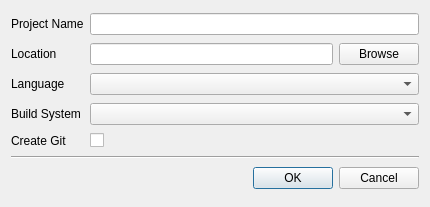
<?xml version="1.0" encoding="UTF-8"?>
<ui version="4.0">
 <class>NewProjectDialog</class>
 <widget class="QDialog" name="NewProjectDialog">
  <property name="geometry">
   <rect>
    <x>0</x>
    <y>0</y>
    <width>430</width>
    <height>207</height>
   </rect>
  </property>
  <property name="windowTitle">
   <string>Dialog</string>
  </property>
  <layout class="QGridLayout" name="gridLayout">
   <item row="2" column="0">
    <widget class="QLabel" name="label_2">
     <property name="text">
      <string>Language</string>
     </property>
    </widget>
   </item>
   <item row="2" column="1">
    <widget class="QComboBox" name="comboBox"/>
   </item>
   <item row="8" column="0" colspan="2">
    <widget class="Line" name="line">
     <property name="orientation">
      <enum>Qt::Orientation::Horizontal</enum>
     </property>
    </widget>
   </item>
   <item row="0" column="1">
    <widget class="QLineEdit" name="lineEdit"/>
   </item>
   <item row="4" column="1">
    <widget class="QComboBox" name="comboBox_2"/>
   </item>
   <item row="9" column="1">
    <widget class="QDialogButtonBox" name="buttonBox">
     <property name="orientation">
      <enum>Qt::Orientation::Horizontal</enum>
     </property>
     <property name="standardButtons">
      <set>QDialogButtonBox::StandardButton::Cancel|QDialogButtonBox::StandardButton::Ok</set>
     </property>
     <property name="centerButtons">
      <bool>false</bool>
     </property>
    </widget>
   </item>
   <item row="6" column="0">
    <widget class="QLabel" name="label_4">
     <property name="text">
      <string>Create Git</string>
     </property>
    </widget>
   </item>
   <item row="6" column="1">
    <widget class="QCheckBox" name="checkBox">
     <property name="text">
      <string/>
     </property>
    </widget>
   </item>
   <item row="4" column="0">
    <widget class="QLabel" name="label_3">
     <property name="text">
      <string>Build System</string>
     </property>
    </widget>
   </item>
   <item row="0" column="0">
    <widget class="QLabel" name="label">
     <property name="text">
      <string>Project Name</string>
     </property>
    </widget>
   </item>
   <item row="1" column="0">
    <widget class="QLabel" name="label_5">
     <property name="sizePolicy">
      <sizepolicy hsizetype="Preferred" vsizetype="Minimum">
       <horstretch>0</horstretch>
       <verstretch>0</verstretch>
      </sizepolicy>
     </property>
     <property name="text">
      <string>Location</string>
     </property>
    </widget>
   </item>
   <item row="1" column="1">
    <layout class="QHBoxLayout" name="horizontalLayout_2">
     <item>
      <widget class="QLineEdit" name="lineEdit_2"/>
     </item>
     <item>
      <widget class="QPushButton" name="pushButton">
       <property name="text">
        <string>Browse</string>
       </property>
      </widget>
     </item>
    </layout>
   </item>
  </layout>
 </widget>
 <resources/>
 <connections>
  <connection>
   <sender>buttonBox</sender>
   <signal>accepted()</signal>
   <receiver>NewProjectDialog</receiver>
   <slot>accept()</slot>
   <hints>
    <hint type="sourcelabel">
     <x>248</x>
     <y>254</y>
    </hint>
    <hint type="destinationlabel">
     <x>157</x>
     <y>274</y>
    </hint>
   </hints>
  </connection>
  <connection>
   <sender>buttonBox</sender>
   <signal>rejected()</signal>
   <receiver>NewProjectDialog</receiver>
   <slot>reject()</slot>
   <hints>
    <hint type="sourcelabel">
     <x>316</x>
     <y>260</y>
    </hint>
    <hint type="destinationlabel">
     <x>286</x>
     <y>274</y>
    </hint>
   </hints>
  </connection>
 </connections>
</ui>
